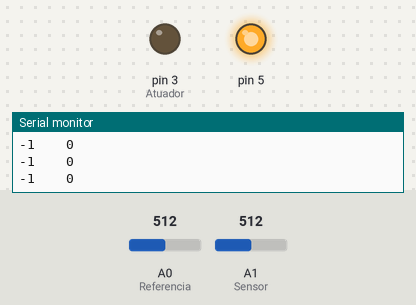
Simulated run of this sketch. Board: Arduino Uno, built with avr-gcc and run on an emulated ATmega328P. Shown: output pins drawn as LEDs (lit = HIGH), the last lines printed to the serial monitor. Dashed ring = blinking. The inputs (shaded band) are chosen by the test bench; at power-on: A0 (Referencia) = 512, A1 (Sensor) = 512.

Above: at 1.2 s.
1.3 s: A0 (Referencia) set to 716
At 2.7 s:
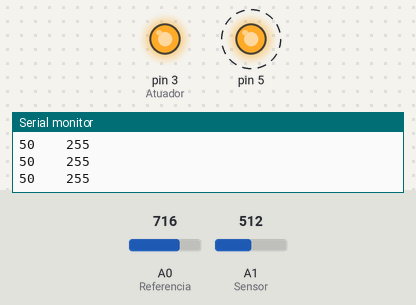
4.3 s: A1 (Sensor) set to 330
6.6 s: A1 (Sensor) set to 302
8.5 s: A1 (Sensor) set to 600
10.5 s: A1 (Sensor) set to 620
At 10.74 s:
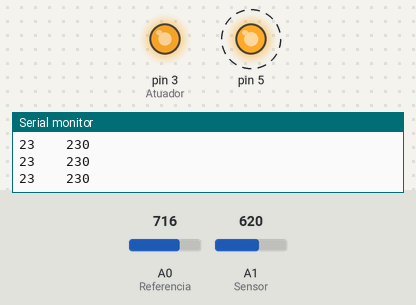
13.5 s: A0 (Referencia) set to 900
At 14.5 s:
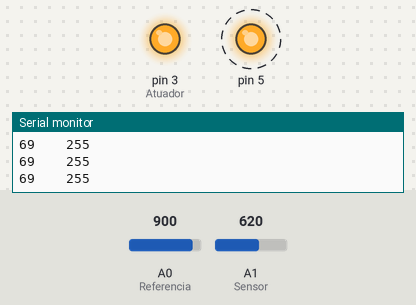
Timing chart, 0 to 17.5 s (numbered marks = the images above; inputs shaded):
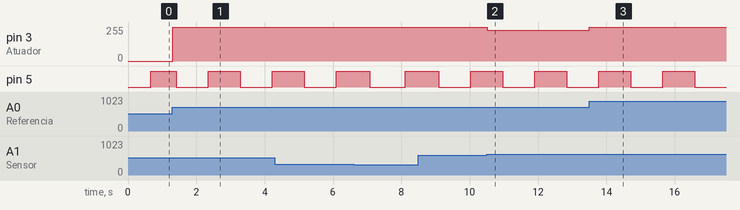

The sketch:

Controlador_Proporcional_RC.ino
```cpp
 /* ----- Controlador proporcional para um circuito RC ----- */


const int Referencia = 0; // O sinal de referencia sera lido a partir do pino de
                          // entrada analogica A0

const int Sensor = 1; // O sensor sera conectado ao pino de entrada analogica A1

const int Atuador = 3; // O sinal de comando "analogico" (saida do controlador)
                       // sera transmitido pelo pino de saida digital 5 (PWM)

int Valor_Referencia=0; // Variavel que armazenara o valor do sinal de referencia

int Valor_Sensor; // Variavel que armazenara o valor da saida (tensao no capacitor)

int Valor_Atuador; // Variavel que armazenara o valor da
                   // saida do controlador (acao de controle)

int Erro; // Variavel que armazenara o sinal de erro (Valor_referencia - Valor_Sensor)

const float Kp = 10; // Parametro do controlador proporcional
const float T = 1800;
float anterior=0, agora;
float ct = 0;

void setup(){

pinMode(Sensor, INPUT); // Define o pino do sensor como uma entrada

pinMode(Referencia, INPUT); // Define o pino da referencia como uma entrada

pinMode(Atuador, OUTPUT); // Define o pino do atuador como uma saida

Serial.begin(9600); // Especifique a velocidade da comunicacao serial
pinMode(5,OUTPUT);
}


void loop(){
  agora = micros();
  if(agora-anterior>=T){
  anterior = agora;
  Valor_Referencia = analogRead(Referencia); // Converte o valor de tensao de referencia
  // numa palavra binaria de 10 bits (0V a 5V <---> 0 a 1023)

  Valor_Sensor = analogRead(Sensor); // Converte o valor de tensao do capacitor (saida)
  // numa palavra binaria de 10 bits (0V a 5V <---> 0 a 1023)

  Erro = Valor_Referencia - Valor_Sensor; // Erro pode assumir valores entre -1023 e 1023

  Erro = map(Erro,-512,511,-128,127); // Mapeia o intervalo [-1023, 1023] no intervalo
  // [-255, 255], visto que o saida do controlador, que e funcao so sinal de Erro,
  //sera um sinal PWM de 8 bits

  Valor_Atuador = constrain(Kp*Erro,0,255); // Restringe o valor do sinal de atuacao
                                            // a faixa de 0V a 5V (0 a 255)

  analogWrite(Atuador, Valor_Atuador); // Escreve no pino 5 (Atuador), que simulara
                                       // uma saida analogica via PWM
  Serial.print(Erro);
  Serial.print("\t\t");
  Serial.println(Valor_Atuador);
  ct++;
  if(ct==100){
     ct=0;
     PORTD ^= 0b00100000;
  }
  }


  //delay(100);

}
```

Measured:
- after the input at 1.3 s, pin 3 (Atuador): 0/255 → 255/255 at once; pin 5: LOW → HIGH after 1.1 s, → LOW 0.94 s later, → HIGH 0.94 s later
- after the input at 10.5 s, pin 3 (Atuador): 255/255 → 230/255 at once
- after the input at 13.5 s, pin 3 (Atuador): 230/255 → 255/255 at once
